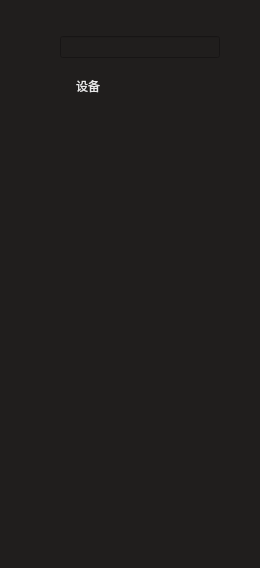
<?xml version="1.0" encoding="UTF-8"?>
<ui version="4.0">
 <class>Form</class>
 <widget class="QWidget" name="Form">
  <property name="geometry">
   <rect>
    <x>0</x>
    <y>0</y>
    <width>260</width>
    <height>568</height>
   </rect>
  </property>
  <property name="windowTitle">
   <string>Form</string>
  </property>
  <property name="styleSheet">
   <string notr="true">background-color: rgb(32, 30, 29);</string>
  </property>
  <widget class="QWidget" name="verticalLayoutWidget">
   <property name="geometry">
    <rect>
     <x>60</x>
     <y>30</y>
     <width>160</width>
     <height>80</height>
    </rect>
   </property>
   <layout class="QVBoxLayout" name="verticalLayout">
    <item>
     <widget class="QLineEdit" name="lineEdit"/>
    </item>
    <item>
     <widget class="QLabel" name="label">
      <property name="minimumSize">
       <size>
        <width>40</width>
        <height>32</height>
       </size>
      </property>
      <property name="maximumSize">
       <size>
        <width>40</width>
        <height>32</height>
       </size>
      </property>
      <property name="contextMenuPolicy">
       <enum>Qt::DefaultContextMenu</enum>
      </property>
      <property name="layoutDirection">
       <enum>Qt::LeftToRight</enum>
      </property>
      <property name="styleSheet">
       <string notr="true">color: rgb(232, 232, 232);</string>
      </property>
      <property name="text">
       <string>设备</string>
      </property>
      <property name="alignment">
       <set>Qt::AlignRight|Qt::AlignTrailing|Qt::AlignVCenter</set>
      </property>
     </widget>
    </item>
   </layout>
  </widget>
 </widget>
 <resources/>
 <connections/>
</ui>
